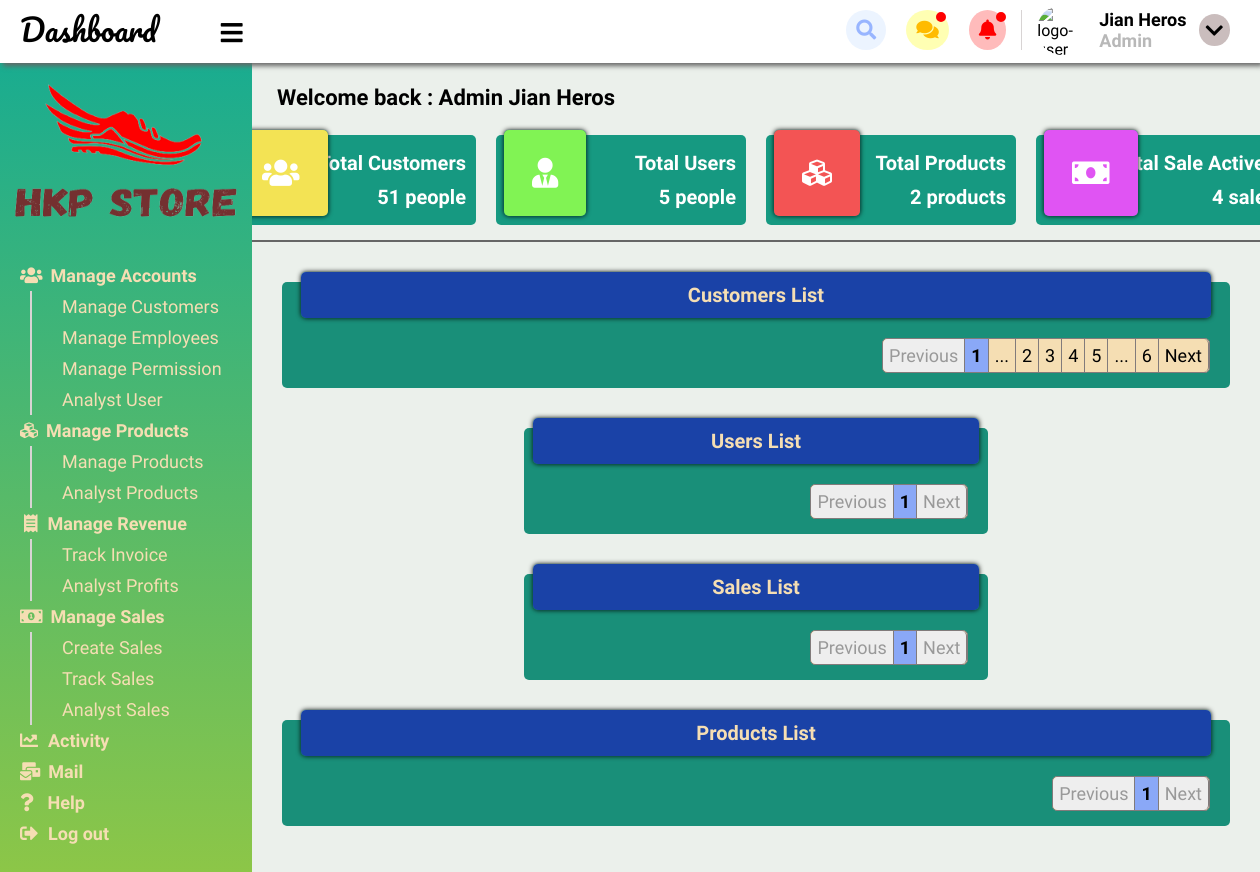
Page /admin/index.php (signed in) on the earlier database version.
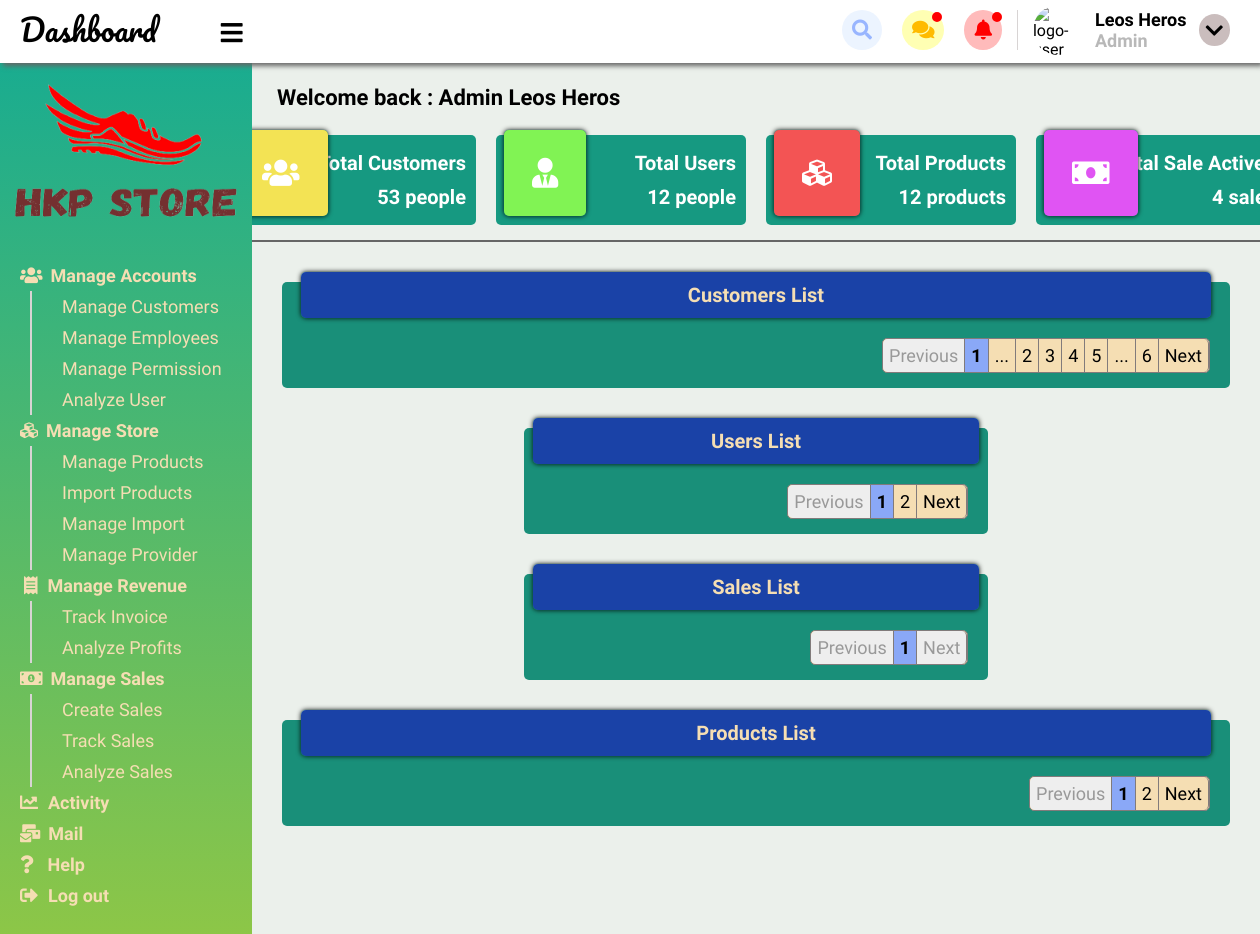
Same page on the later database version.
### tables this page shows
CREATE TABLE `chitiet_quyen_chucnang` (
  `id_quyen` varchar(20) NOT NULL,
  `id_chucnang` varchar(20) NOT NULL
);

CREATE TABLE `chuc_nang` (
  `id_chucnang` int(100) NOT NULL,
  `ten_chucnang` varchar(100) NOT NULL,
  `mieuta` varchar(100) NOT NULL,
  `vi_tri` varchar(10) NOT NULL,
  `icon` varchar(100) NOT NULL
);

### data.properties.php (called while the page is built)
<?php
    $host = 'localhost';
    $username = 'root';
    $password = '';
    $database = 'do_an_web2';
?>

### admin/templates/connectData.php (called while the page is built, shortened)
<?php
    class connectData {
        private $host;
        private $username;
        private $password;
        private $database;
        public function __construct($value = '') {
            if ($value != '') {
                include('../data.properties.php');
            }
            else {
                include('../../data.properties.php');
            }
            $this->host = $host;
            $this->username = $username;
            $this->password = $password;
            $this->database = $database;
        }
        public function selectData($query) {
            if (!$conn = mysqli_connect($this->host,$this->username,$this->password,$this->database)) {
                echo "<script> console.log('Connect failed !')</script>";
            }
            if (!($res = mysqli_query($conn, $query))) {
                echo "<script> console.log('Error : Failed when executed query !')</script>";
            }
            return $res;
        }
    }
?>

### admin/index.php (the view, shortened to what this page needs)
<!DOCTYPE html>
<html lang="en">
<head>
    <link rel="stylesheet" href="static/css/style.css">
    <link rel="stylesheet" href="../static/css/all.css">
</head>
<body onload="setNotification()">
    <?php require_once('./templates/header.php') ?>
    <div class="dashboard">
        <div class="menu-dashboard disable-copy">
            <div class="logo-dashboard">
                <img src="static/images/logo-doc-trans.png" alt="logo-dashboard">
            </div>
            <ul class="dashboard-menu-items">
                <?php
                    require_once('./templates/connectData.php');
                    $conn = new connectData('1');
                    $res = $conn->selectData("select * from chitiet_quyen_chucnang, chuc_nang
                                where id_quyen = '".$_SESSION['user']['permission']."' and chitiet_quyen_chucnang.id_chucnang = chuc_nang.id_chucnang order by vi_tri");
                    $show = '';
                    $pos = 0;
                    $flag = true;
                    while ($row = mysqli_fetch_array($res)) {
                        if ((int)$row['vi_tri'] % 1000 == 0) {
                            $pos++;
                            if ($flag == false) {
                                $show .= "</ul><li id='menu-$pos' onclick='minimizieSubmenu(this.id)'><a class='bold-title'>
                                ".$row['icon'].$row['ten_chucnang']."</a></li>";
                                $flag = true;
                            }
                            else {
                                $show .= "<li id='menu-$pos' onclick='minimizieSubmenu(this.id)'";
                                if ($row['ten_chucnang'] == 'Log out') {
                                    $show .= " class='logout-btn'";
                                }
                                $show .= "><a class='bold-title'>
                                ".$row['icon'].$row['ten_chucnang']."</a></li>";
                                $flag = true;
                            }
                        }
                        else {
                            if ($flag == false) {
                                $show .= "<li><a>".$row['ten_chucnang']."</a></li>";
                            }
                            else {
                                $show .= "<ul class='dashboard-submenu-items' id='submenu-$pos'>
                                            <li><a>".$row['ten_chucnang']."</a></li>";
                                $flag = false;
                            }
                        }
                    }
                    echo $show;
                ?>
                <div class="space"></div>
            </ul>
        </div>
        <div class="content-dashboard">
        </div>
    </div>
</body>
</html>

Differences in the rows shown:
changed through a linked row, chitiet_quyen_chucnang: id_chucnang.ten_chucnang "Analyst User" → "Analyze User"
changed through a linked row, chitiet_quyen_chucnang: id_chucnang.ten_chucnang "Manage Products" → "Manage Store"
changed through a linked row, chitiet_quyen_chucnang: id_chucnang.ten_chucnang "Analyst Products" → "Import Products"
added chitiet_quyen_chucnang: id_chucnang.ten_chucnang "Manage Import"
added chitiet_quyen_chucnang: id_chucnang.ten_chucnang "Manage Provider"
changed through a linked row, chitiet_quyen_chucnang: id_chucnang.ten_chucnang "Analyst Profits" → "Analyze Profits"
changed through a linked row, chitiet_quyen_chucnang: id_chucnang.ten_chucnang "Analyst Sales" → "Analyze Sales"
Other differences:
$_SESSION['user']['name']: "Jian Heros" → "Leos Heros"
$countCustomers: "51" → "53"
$countUsers: "5" → "12"
$countProducts: "2" → "12"
new list line: "2"
